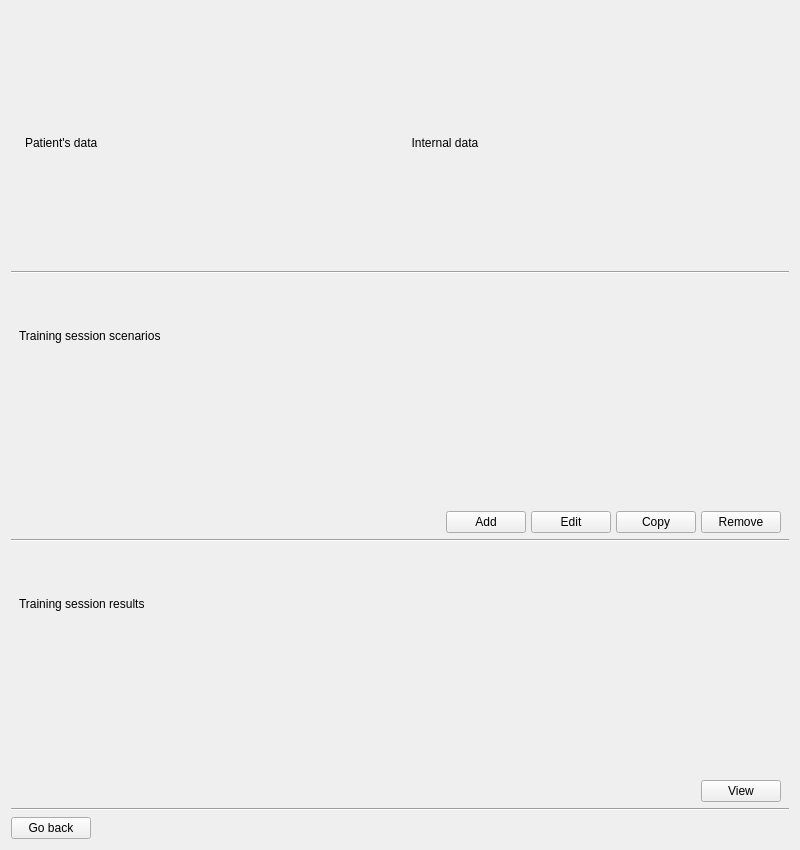
<?xml version="1.0" encoding="UTF-8"?>
<ui version="4.0">
 <class>CTPatientModule</class>
 <widget class="QWidget" name="CTPatientModule">
  <property name="geometry">
   <rect>
    <x>0</x>
    <y>0</y>
    <width>800</width>
    <height>850</height>
   </rect>
  </property>
  <property name="windowTitle">
   <string>Patient module</string>
  </property>
  <layout class="QVBoxLayout" name="verticalLayout">
   <item>
    <layout class="QGridLayout" name="gridLayout">
     <property name="leftMargin">
      <number>14</number>
     </property>
     <property name="topMargin">
      <number>10</number>
     </property>
     <property name="rightMargin">
      <number>10</number>
     </property>
     <item row="0" column="0">
      <widget class="QLabel" name="qlbPatientData">
       <property name="text">
        <string>Patient's data</string>
       </property>
      </widget>
     </item>
     <item row="0" column="1">
      <widget class="QLabel" name="qlbInternalData">
       <property name="text">
        <string>  Internal data</string>
       </property>
      </widget>
     </item>
    </layout>
   </item>
   <item>
    <layout class="QVBoxLayout" name="qvbPatientData">
     <property name="spacing">
      <number>5</number>
     </property>
    </layout>
   </item>
   <item>
    <widget class="Line" name="line_3">
     <property name="orientation">
      <enum>Qt::Horizontal</enum>
     </property>
    </widget>
   </item>
   <item>
    <layout class="QVBoxLayout" name="qvbScenarioData">
     <property name="spacing">
      <number>5</number>
     </property>
     <property name="leftMargin">
      <number>8</number>
     </property>
     <property name="rightMargin">
      <number>8</number>
     </property>
     <item>
      <widget class="QLabel" name="qlbTrainingScenarios">
       <property name="text">
        <string>Training session scenarios</string>
       </property>
      </widget>
     </item>
     <item>
      <widget class="QWidget" name="trainingSessionScenarios" native="true"/>
     </item>
     <item>
      <layout class="QHBoxLayout" name="qhbScenarioDataButtons">
       <property name="spacing">
        <number>5</number>
       </property>
       <item>
        <spacer name="horizontalSpacer_2">
         <property name="orientation">
          <enum>Qt::Horizontal</enum>
         </property>
         <property name="sizeHint" stdset="0">
          <size>
           <width>10</width>
           <height>10</height>
          </size>
         </property>
        </spacer>
       </item>
       <item>
        <widget class="QPushButton" name="addButton">
         <property name="text">
          <string>Add</string>
         </property>
        </widget>
       </item>
       <item>
        <widget class="QPushButton" name="editButton">
         <property name="text">
          <string>Edit</string>
         </property>
        </widget>
       </item>
       <item>
        <widget class="QPushButton" name="copyButton">
         <property name="text">
          <string>Copy</string>
         </property>
        </widget>
       </item>
       <item>
        <widget class="QPushButton" name="removeButton">
         <property name="text">
          <string>Remove</string>
         </property>
        </widget>
       </item>
      </layout>
     </item>
    </layout>
   </item>
   <item>
    <widget class="Line" name="line_2">
     <property name="orientation">
      <enum>Qt::Horizontal</enum>
     </property>
    </widget>
   </item>
   <item>
    <layout class="QVBoxLayout" name="qvbResultData">
     <property name="spacing">
      <number>5</number>
     </property>
     <property name="leftMargin">
      <number>8</number>
     </property>
     <property name="rightMargin">
      <number>8</number>
     </property>
     <item>
      <widget class="QLabel" name="qlbTrainingResults">
       <property name="text">
        <string>Training session results</string>
       </property>
      </widget>
     </item>
     <item>
      <widget class="QWidget" name="trainingSessionResults" native="true"/>
     </item>
     <item>
      <layout class="QHBoxLayout" name="qhbResultDataButtons">
       <property name="spacing">
        <number>5</number>
       </property>
       <item>
        <spacer name="horizontalSpacer">
         <property name="orientation">
          <enum>Qt::Horizontal</enum>
         </property>
         <property name="sizeHint" stdset="0">
          <size>
           <width>10</width>
           <height>10</height>
          </size>
         </property>
        </spacer>
       </item>
       <item>
        <widget class="QPushButton" name="viewButton">
         <property name="text">
          <string>View</string>
         </property>
        </widget>
       </item>
      </layout>
     </item>
    </layout>
   </item>
   <item>
    <widget class="Line" name="line_4">
     <property name="orientation">
      <enum>Qt::Horizontal</enum>
     </property>
    </widget>
   </item>
   <item>
    <layout class="QHBoxLayout" name="qhbModuleButtons">
     <property name="spacing">
      <number>5</number>
     </property>
     <item>
      <widget class="QPushButton" name="gobackButton">
       <property name="text">
        <string>Go back</string>
       </property>
      </widget>
     </item>
     <item>
      <spacer name="horizontalSpacer_4">
       <property name="orientation">
        <enum>Qt::Horizontal</enum>
       </property>
       <property name="sizeHint" stdset="0">
        <size>
         <width>10</width>
         <height>10</height>
        </size>
       </property>
      </spacer>
     </item>
    </layout>
   </item>
   <item>
    <layout class="QHBoxLayout" name="horizontalLayout"/>
   </item>
  </layout>
 </widget>
 <resources/>
 <connections/>
</ui>
